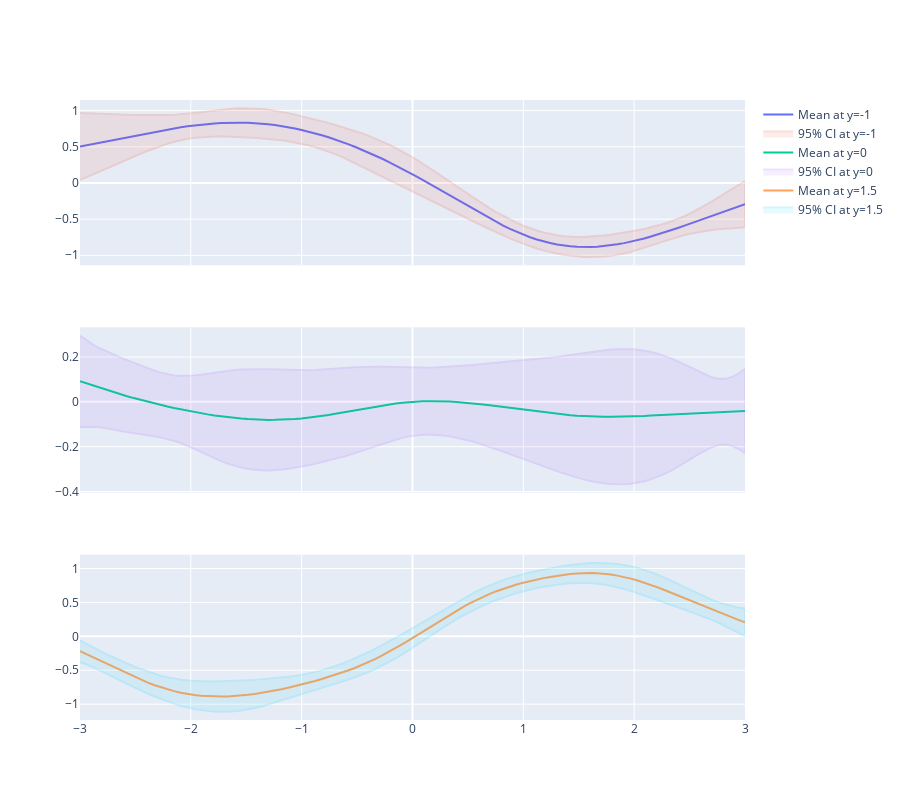

Notebook source saved alongside this figure:
### Markdown cell above
### Plotting Slices
The objective here is to visualize how the GPR model, previously trained on a two-dimensional dataset, predicts the output variable across varying slices of one input dimension while holding the other dimension constant. This approach provides insights into how the model interpolates and extrapolates data, revealing its predictive behavior and uncertainty.

### Code cell
import plotly.subplots as sp
import plotly.graph_objects as go

slices = [-1, 0, 1.5]

fig = sp.make_subplots(rows=3, cols=1, shared_xaxes=True)

for i, y_slice in enumerate(slices):
    x_test = np.linspace(-3, 3, 100).reshape(-1, 1)
    X_test = np.hstack([x_test, np.ones_like(x_test) * y_slice])
    mean, var = m.predict(X_test)
    std = np.sqrt(var)
    
    fig.add_trace(
        go.Scatter(x=x_test.flatten(), y=mean.flatten(), 
                  name=f'Mean at y={y_slice}'),
        row=i+1, col=1
    )
    
    fig.add_trace(
        go.Scatter(x=np.concatenate([x_test.flatten(), x_test.flatten()[::-1]]),
                  y=np.concatenate([mean.flatten() + 2*std.flatten(), 
                                  (mean.flatten() - 2*std.flatten())[::-1]]),
                  fill='toself', opacity=0.2, name=f'95% CI at y={y_slice}'),
        row=i+1, col=1
    )

fig.update_layout(height=800)
fig.show()
